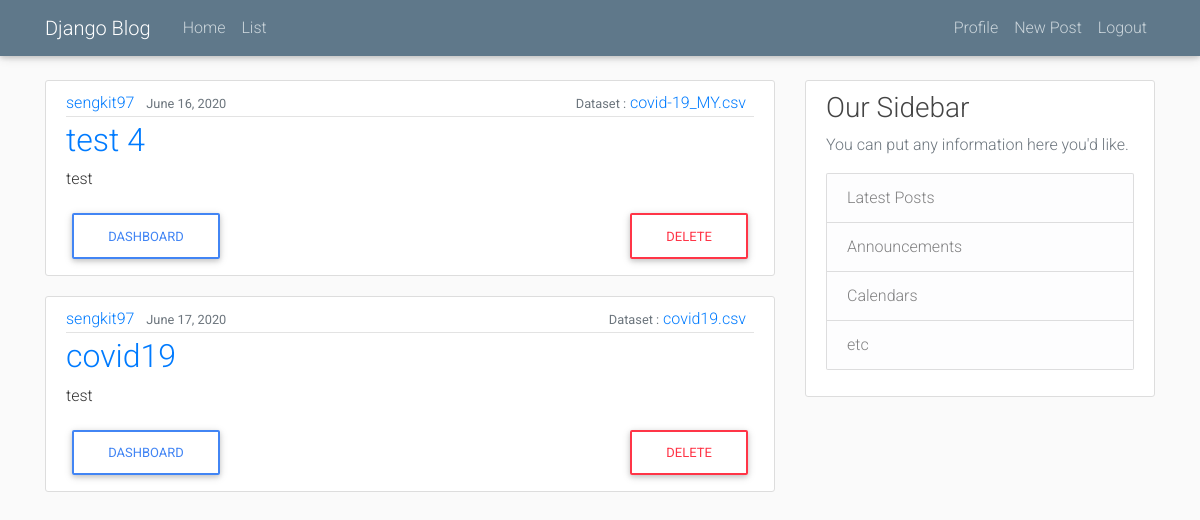
/project/list (signed in), run on the app's committed database.
### project/models.py (models this page shows, shortened)
class Project(models.Model):
    title = models.CharField(max_length=200)
    description = models.TextField(max_length=150)
    pub_date = models.DateTimeField(default=timezone.now)
    author = models.ForeignKey(User, on_delete=models.CASCADE)

class Dataset(models.Model):
    dataset = models.FileField(upload_to='datasets/',default="")
    project = models.OneToOneField(Project, on_delete=models.CASCADE)
    title = models.CharField(max_length=100)
    columns = models.TextField()
    size = models.CharField(max_length=100)
    def __str__(self):
        return self.title

### project/views.py (the view)
# urls.py: path('list',views.ProjectListView.as_view(), name='list'),
class ProjectListView(ListView):
    model = Project
    template_name = 'project/list.html'
    context_object_name = 'projects'
    paginate_by = 5

### templates/project/list.html (shortened to what this page needs)
{% extends "base.html" %}
{% block content %}
	{% for project in projects %}
	<article class="media content-section">
	<div class="media-body">
		<div class="article-metadata">
		<a class="mr-2" href="#">{{ project.author }}</a>
		<small class="text-muted">{{ project.pub_date|date:"F d, Y" }}</small>
		<div class="float-right">
			<small class="text-muted">Dataset :</small>
			<a class="mr-2" href="{% url 'project:read' project.id %}">{{ project.dataset }}</a>
		</div>
		</div>
		<h2><a class="articlecle-title" href="{% url 'project:plot-list' project.id %}">{{ project.title }}</a></h2>
		<p class="article-content">{{ project.description }}</p>
		<a class=" btn btn-outline-primary" href="{% url 'project:dashboard' project.id %}">Dashboard</a>
		<a class="float-right btn btn-outline-danger" href="{% url 'project:project-delete' project.id %}">Delete</a>
	</div>
	</article>
	{% endfor %}
{% endblock %}

### static/main.css (style rules this page uses)
body { background: #fafafa; color: #333333; margin-top: 5rem; }
h1, h2, h3, h4, h5, h6 { color: #444444; }
.content-section { background: #ffffff; padding: 10px 20px; border: 1px solid #dddddd; border-radius: 3px; margin-bottom: 20px; }
.article-content { white-space: pre-line; }
.article-metadata { padding-bottom: 1px; margin-bottom: 4px; border-bottom: 1px solid #e3e3e3 }

### data on the page
Project: author "sengkit97", pub_date "June 16, 2020", dataset "covid-19_MY.csv", title "test 4", description "test"
Project: author "sengkit97", pub_date "June 17, 2020", dataset "covid19.csv", title "covid19", description "test"
